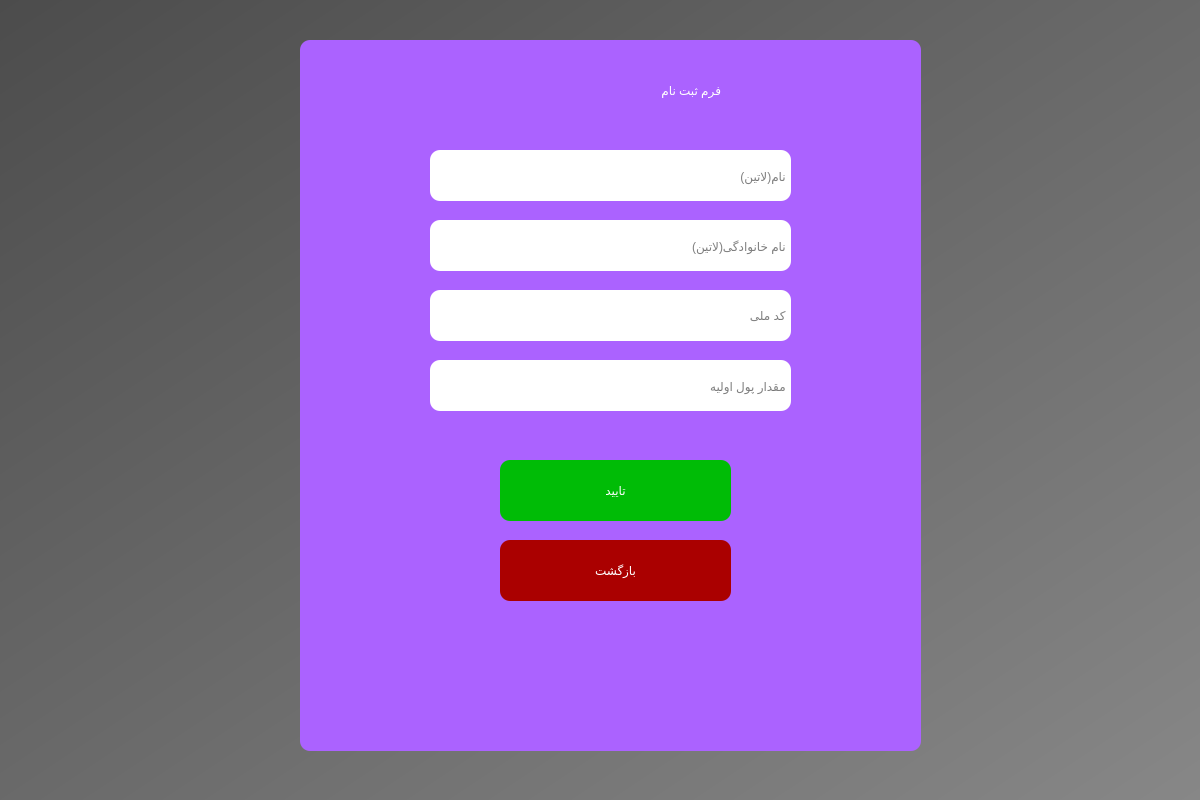
<?xml version="1.0" encoding="UTF-8"?>
<ui version="4.0">
 <class>Dialog</class>
 <widget class="QDialog" name="Dialog">
  <property name="geometry">
   <rect>
    <x>0</x>
    <y>0</y>
    <width>1200</width>
    <height>800</height>
   </rect>
  </property>
  <property name="windowTitle">
   <string>Dialog</string>
  </property>
  <widget class="QWidget" name="bgwidget" native="true">
   <property name="geometry">
    <rect>
     <x>0</x>
     <y>0</y>
     <width>1200</width>
     <height>800</height>
    </rect>
   </property>
   <property name="styleSheet">
    <string notr="true">QWidget#bgwidget{
background-color:qlineargradient(spread:pad, x1:0, y1:0, x2:1, y2:1, stop:0 rgba(76, 76, 76, 255), stop:1 rgba(135, 135, 135, 255))
}</string>
   </property>
   <widget class="QWidget" name="widget" native="true">
    <property name="geometry">
     <rect>
      <x>300</x>
      <y>40</y>
      <width>621</width>
      <height>711</height>
     </rect>
    </property>
    <property name="styleSheet">
     <string notr="true">QWidget#widget{
background-color:rgb(171, 98, 255);
border-radius:10px;
text-shadow: 0 0 3px #FF0000, 0 0 5px #0000FF
}</string>
    </property>
    <widget class="QLabel" name="label">
     <property name="geometry">
      <rect>
       <x>180</x>
       <y>20</y>
       <width>241</width>
       <height>61</height>
      </rect>
     </property>
     <property name="styleSheet">
      <string notr="true">font: 700 36pt &quot;Vazir&quot;;
color: rgb(255, 255, 255);</string>
     </property>
     <property name="text">
      <string>فرم ثبت نام</string>
     </property>
    </widget>
    <widget class="QLineEdit" name="name_input">
     <property name="geometry">
      <rect>
       <x>130</x>
       <y>110</y>
       <width>361</width>
       <height>51</height>
      </rect>
     </property>
     <property name="styleSheet">
      <string notr="true">border-radius:10px;
font: 500 18pt &quot;Poppins Medium&quot;;
background-color:white;
font: 20pt &quot;Vazir&quot;;</string>
     </property>
     <property name="placeholderText">
      <string> نام(لاتین)</string>
     </property>
    </widget>
    <widget class="QLineEdit" name="family_input">
     <property name="geometry">
      <rect>
       <x>130</x>
       <y>180</y>
       <width>361</width>
       <height>51</height>
      </rect>
     </property>
     <property name="styleSheet">
      <string notr="true">border-radius:10px;
font: 500 18pt &quot;Poppins Medium&quot;;
background-color:white;
font: 20pt &quot;Vazir&quot;;</string>
     </property>
     <property name="placeholderText">
      <string> نام خانوادگی(لاتین)</string>
     </property>
    </widget>
    <widget class="QLineEdit" name="national_input">
     <property name="geometry">
      <rect>
       <x>130</x>
       <y>250</y>
       <width>361</width>
       <height>51</height>
      </rect>
     </property>
     <property name="styleSheet">
      <string notr="true">border-radius:10px;
font: 500 18pt &quot;Poppins Medium&quot;;
background-color:white;
font: 20pt &quot;Vazir&quot;;
</string>
     </property>
     <property name="text">
      <string/>
     </property>
     <property name="placeholderText">
      <string> کد ملی</string>
     </property>
    </widget>
    <widget class="QLineEdit" name="iaom_input">
     <property name="geometry">
      <rect>
       <x>130</x>
       <y>320</y>
       <width>361</width>
       <height>51</height>
      </rect>
     </property>
     <property name="styleSheet">
      <string notr="true">border-radius:10px;
font: 500 18pt &quot;Poppins Medium&quot;;
background-color:white;
font: 20pt &quot;Vazir&quot;;</string>
     </property>
     <property name="placeholderText">
      <string> مقدار پول اولیه</string>
     </property>
    </widget>
    <widget class="QPushButton" name="confirm_create">
     <property name="geometry">
      <rect>
       <x>200</x>
       <y>420</y>
       <width>231</width>
       <height>61</height>
      </rect>
     </property>
     <property name="styleSheet">
      <string notr="true">border-radius:10px;
background-color:rgb(0, 188, 6);
font: 700 26pt &quot;Vazir&quot;;
color:white</string>
     </property>
     <property name="text">
      <string>تایید</string>
     </property>
    </widget>
    <widget class="QPushButton" name="push1122">
     <property name="geometry">
      <rect>
       <x>200</x>
       <y>500</y>
       <width>231</width>
       <height>61</height>
      </rect>
     </property>
     <property name="styleSheet">
      <string notr="true">border-radius:10px;
background-color:rgb(170, 0, 0);
font: 700 26pt &quot;Vazir&quot;;
color:white</string>
     </property>
     <property name="text">
      <string>بازگشت</string>
     </property>
    </widget>
    <widget class="QLabel" name="blank_label_2">
     <property name="geometry">
      <rect>
       <x>-20</x>
       <y>370</y>
       <width>491</width>
       <height>51</height>
      </rect>
     </property>
     <property name="styleSheet">
      <string notr="true">font: 700 17pt &quot;Vazir&quot;;
color: rgb(255, 0, 0);</string>
     </property>
     <property name="text">
      <string/>
     </property>
    </widget>
   </widget>
  </widget>
 </widget>
 <resources/>
 <connections/>
</ui>
